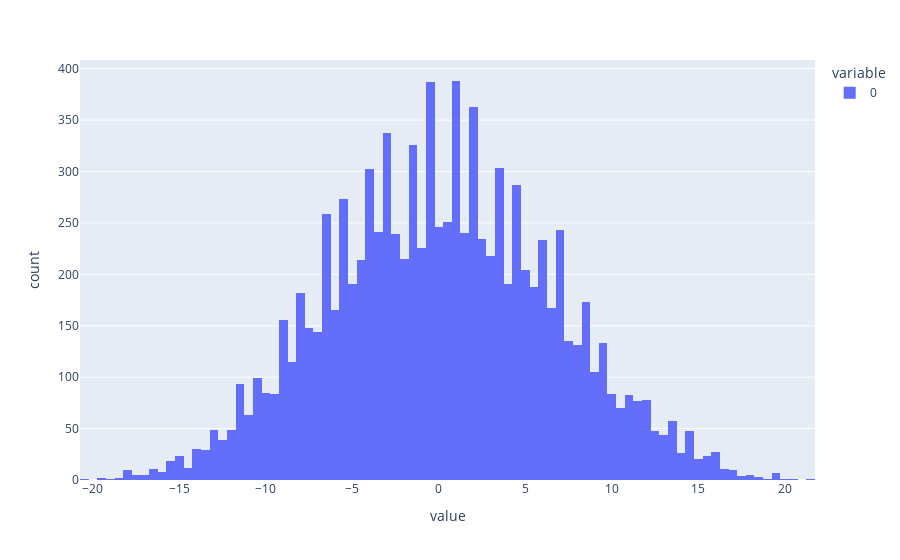

Write notebook code for a chart like this one.
### Code cell
px.histogram(diferencas)

### Figure 1 — Plotly figure (JSON) as saved in the notebook; plotly's stock layout.template omitted (floating-point values rounded to 4 significant figures; data arrays with more than 128 entries replaced by an {"elided": "..."} marker saying what was removed)
{"data": [{"alignmentgroup": "True", "bingroup": "x", "hovertemplate": "variable=0<br>value=%{x}<br>count=%{y}<extra></extra>", "legendgroup": "0", "marker": {"color": "#636efa", "pattern": {"shape": ""}}, "name": "0", "offsetgroup": "0", "orientation": "v", "showlegend": true, "type": "histogram", "x": {"elided": "10000 float values"}, "xaxis": "x", "yaxis": "y"}], "layout": {"barmode": "relative", "legend": {"title": {"text": "variable"}, "tracegroupgap": 0}, "margin": {"t": 60}, "xaxis": {"anchor": "y", "domain": [0, 1], "title": {"text": "value"}}, "yaxis": {"anchor": "x", "domain": [0, 1], "title": {"text": "count"}}}}
